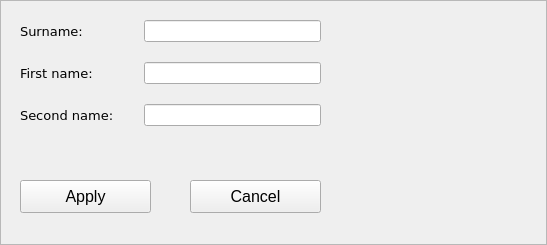
<?xml version="1.0" encoding="UTF-8"?>
<ui version="4.0">
 <class>FramePatient</class>
 <widget class="QFrame" name="FramePatient">
  <property name="geometry">
   <rect>
    <x>0</x>
    <y>0</y>
    <width>547</width>
    <height>245</height>
   </rect>
  </property>
  <property name="windowTitle">
   <string>Frame</string>
  </property>
  <property name="frameShape">
   <enum>QFrame::StyledPanel</enum>
  </property>
  <property name="frameShadow">
   <enum>QFrame::Raised</enum>
  </property>
  <widget class="QPushButton" name="pushButtonApply">
   <property name="geometry">
    <rect>
     <x>20</x>
     <y>180</y>
     <width>131</width>
     <height>33</height>
    </rect>
   </property>
   <property name="font">
    <font>
     <pointsize>12</pointsize>
     <weight>50</weight>
     <bold>false</bold>
    </font>
   </property>
   <property name="text">
    <string>Apply</string>
   </property>
  </widget>
  <widget class="QPushButton" name="pushButtonCancel">
   <property name="geometry">
    <rect>
     <x>190</x>
     <y>180</y>
     <width>131</width>
     <height>33</height>
    </rect>
   </property>
   <property name="font">
    <font>
     <pointsize>12</pointsize>
     <weight>50</weight>
     <bold>false</bold>
    </font>
   </property>
   <property name="text">
    <string>Cancel</string>
   </property>
  </widget>
  <widget class="QWidget" name="">
   <property name="geometry">
    <rect>
     <x>20</x>
     <y>20</y>
     <width>301</width>
     <height>131</height>
    </rect>
   </property>
   <layout class="QFormLayout" name="formLayout">
    <property name="horizontalSpacing">
     <number>30</number>
    </property>
    <property name="verticalSpacing">
     <number>20</number>
    </property>
    <item row="0" column="0">
     <widget class="QLabel" name="label">
      <property name="font">
       <font>
        <family>Verdana</family>
        <pointsize>10</pointsize>
        <weight>50</weight>
        <bold>false</bold>
       </font>
      </property>
      <property name="text">
       <string>Surname:</string>
      </property>
     </widget>
    </item>
    <item row="0" column="1">
     <widget class="QLineEdit" name="lineEditSurname"/>
    </item>
    <item row="1" column="0">
     <widget class="QLabel" name="label_2">
      <property name="font">
       <font>
        <family>Verdana</family>
        <pointsize>10</pointsize>
        <weight>50</weight>
        <bold>false</bold>
       </font>
      </property>
      <property name="text">
       <string>First name:</string>
      </property>
     </widget>
    </item>
    <item row="1" column="1">
     <widget class="QLineEdit" name="lineEditFirstName"/>
    </item>
    <item row="2" column="0">
     <widget class="QLabel" name="label_3">
      <property name="font">
       <font>
        <family>Verdana</family>
        <pointsize>10</pointsize>
        <weight>50</weight>
        <bold>false</bold>
       </font>
      </property>
      <property name="text">
       <string>Second name:</string>
      </property>
     </widget>
    </item>
    <item row="2" column="1">
     <widget class="QLineEdit" name="lineEditSecondName"/>
    </item>
   </layout>
  </widget>
 </widget>
 <resources/>
 <connections/>
</ui>
